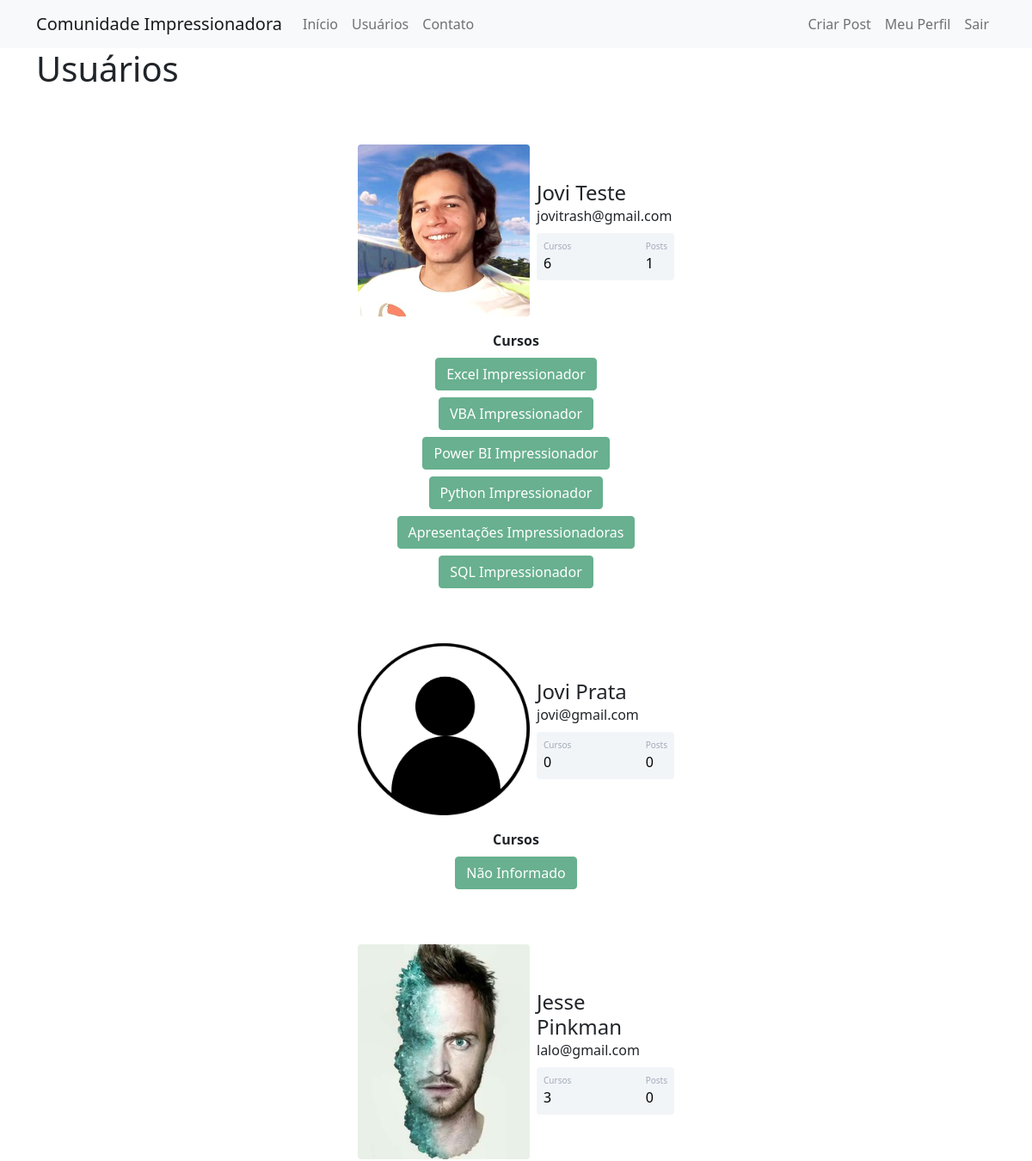
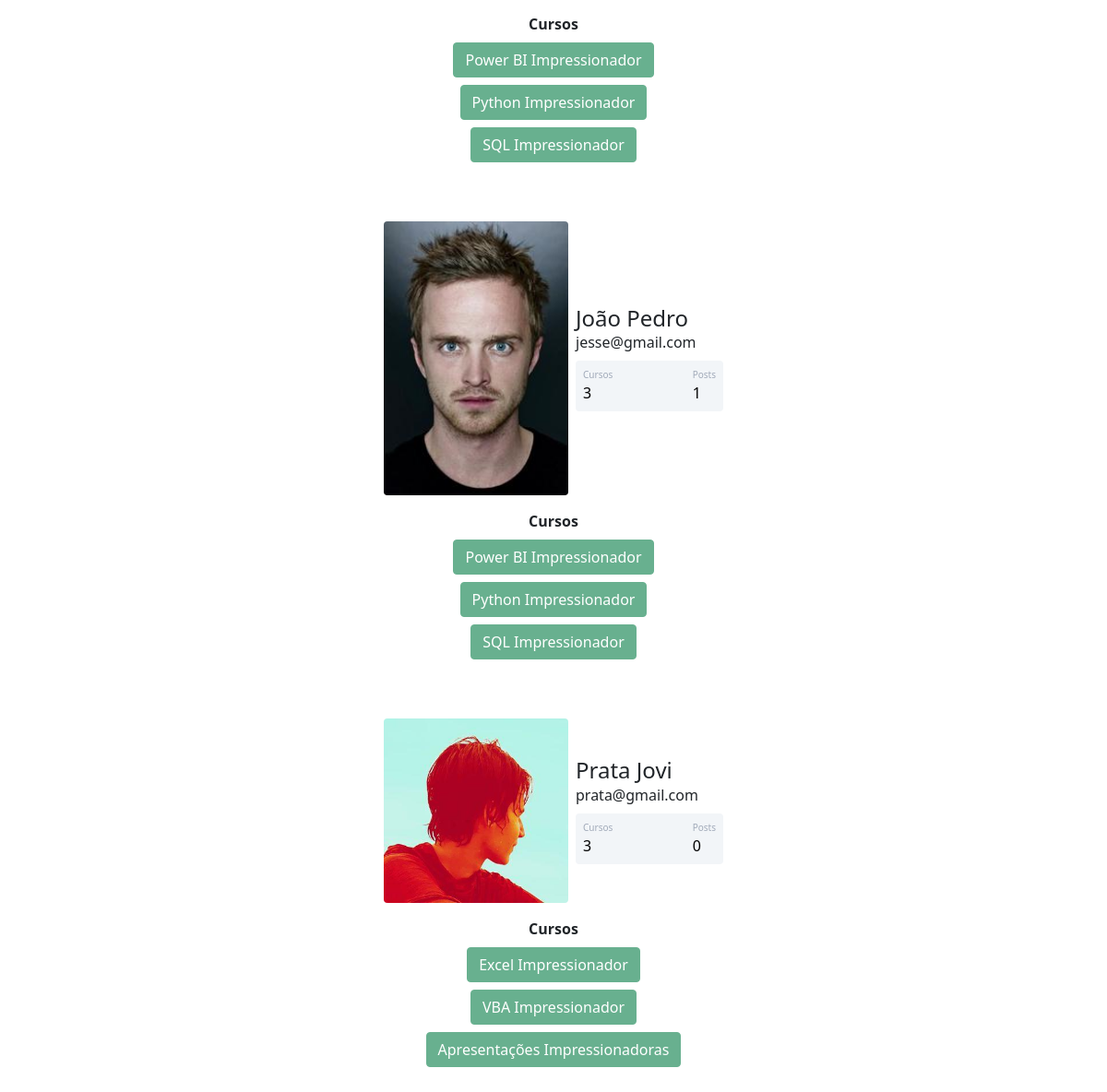
The app's page /usuarios (signed in) with its own data (2 pictures, top to bottom).
### comunidadeimpressionadora/models.py (models this page shows)
class Usuario(database.Model, UserMixin):
    id = database.Column(database.Integer, primary_key=True)
    username = database.Column(database.String, nullable=False)
    email = database.Column(database.String, nullable=False, unique=True)
    senha = database.Column(database.String, nullable=False)
    foto_perfil = database.Column(database.String, default='default.jpg')
    posts = database.relationship('Post', backref='autor', lazy=True)
    cursos = database.Column(database.String, nullable=False, default='Não Informado')
    def contar_posts(self):
        return len(self.posts)

### comunidadeimpressionadora/routes.py (the view)
@app.route('/usuarios')
@login_required
def usuarios():
    lista_usuarios = Usuario.query.all()
    return render_template('usuarios.html', lista_usuarios=lista_usuarios)

### comunidadeimpressionadora/models.py (called while the page is built)
@login_manager.user_loader
def load_usuario(id_usuario):
    return Usuario.query.get(int(id_usuario))

### comunidadeimpressionadora/templates/usuarios.html (shortened to what this page needs)
{% extends 'base.html' %}
{% block body %}
        <div class="container">
            <h1>Usuários</h1>
            {% for usuario in lista_usuarios %}
            <div class="container mt-5 d-flex justify-content-center">
                <div class="card p-3">
                    <div class="d-flex align-items-center">
                        <div class="image pe-2"> <img src="{{ url_for('static', filename='fotos_perfil/{}'.format(usuario.foto_perfil)) }}" class="rounded" width="200"> </div>
                        <div class="ml-3 w-100">
                            <h4 class="mb-0 mt-0">{{ usuario.username }}</h4> <span>{{ usuario.email }}</span>
                            <div class="p-2 mt-2 bg-primary d-flex justify-content-between rounded text-white stats">
                                {% if 'Não Informado' in usuario.cursos %}
                                    <div class="d-flex flex-column"> <span class="articles">Cursos</span> <span class="number1">0</span> </div>
                                {% else %}
                                    <div class="d-flex flex-column"> <span class="articles">Cursos</span> <span class="number1">{{ usuario.cursos.count(';') + 1 }}</span> </div>
                                {% endif %}
                                <div class="d-flex flex-column"> <span class="rating">Posts</span> <span class="number3">{{ usuario.contar_posts() }}</span> </div>
                            </div>
                        </div>
                    </div>
                </div>
            </div>
            <div class="row justify-content-center">
                <div class="col col-4" style="text-align: center">
                    <strong>Cursos</strong><br>
                    {% for curso in usuario.cursos.split(';') %}
                        <button type="button" class="btn btn-success mt-2" disabled>{{ curso }}</button>
                    {% endfor %}
                </div>
            </div>
            {% endfor %}
        </div>
{% endblock %}

### comunidadeimpressionadora/templates/base.html (shortened to what this page needs)
<!DOCTYPE html>
<html lang="pt-br">
<head>
    <link href="https://cdn.jsdelivr.net/npm/bootstrap@5.0.0-beta1/dist/css/bootstrap.min.css" rel="stylesheet">
    <link rel="stylesheet" type="text/css" href="{{ url_for('static', filename='main.css') }}">
</head>
<body>
    {% include 'navbar.html' %}
    {% block body %}
    {% endblock %}
</body>
</html>

### comunidadeimpressionadora/templates/navbar.html (shortened to what this page needs)
<nav class="navbar navbar-expand-lg navbar-light bg-light">
  <div class="container-fluid container">
    <a class="navbar-brand" href="{{ url_for('home') }}">Comunidade Impressionadora</a>
    <div class="collapse navbar-collapse" id="navbarSupportedContent">
      <ul class="navbar-nav me-auto mb-2 mb-lg-0">
        <li class="nav-item">
          <a class="nav-link" aria-current="page" href="{{ url_for('home') }}">Início</a>
        </li>
        <li class="nav-item">
          <a class="nav-link" href="{{ url_for('usuarios') }}">Usuários</a>
        </li>
        <li class="nav-item">
          <a class="nav-link" href="{{ url_for('contato') }}">Contato</a>
        </li>
      </ul>
      <ul class="d-flex navbar-nav">
        {% if current_user.is_authenticated %}
            <li class="nav-item">
              <a class="nav-link" href="{{ url_for('criar_post') }}">Criar Post</a>
            </li>
            <li class="nav-item">
              <a class="nav-link" href="{{ url_for('perfil') }}">Meu Perfil</a>
            </li>
            <li class="nav-item">
              <a class="nav-link" href="{{ url_for('sair') }}">Sair</a>
            </li>
        {% endif %}
      </ul>
    </div>
  </div>
</nav>

### comunidadeimpressionadora/static/main.css (style rules this page uses)
.card { width: 400px; border: none; border-radius: 10px; background-color: #fff }
.stats { background: #f2f5f8 !important; color: #000 !important }
.articles { font-size: 10px; color: #a1aab9 }
.number1 { font-weight: 500 }
.rating { font-size: 10px; color: #a1aab9 }
.number3 { font-weight: 500 }

### records on screen
Usuario: foto_perfil (picture), username "Jovi Teste", email "jovitrash@gmail.com", cursos "6", contar_posts "1", curso "Excel Impressionador" "VBA Impressionador" "Power BI Impressionador" "Python Impressionador" "Apresentações Impressionadoras" "SQL Impressionador"
Usuario: foto_perfil (placeholder picture), username "Jovi Prata", email "jovi@gmail.com", shows "Cursos", contar_posts "0", cursos "Não Informado"
Usuario: foto_perfil (picture), username "Jesse Pinkman", email "lalo@gmail.com", cursos "3", contar_posts "0", curso "Power BI Impressionador" "Python Impressionador" "SQL Impressionador"
Usuario: foto_perfil (picture), username "João Pedro", email "jesse@gmail.com", cursos "3", contar_posts "1", curso "Power BI Impressionador" "Python Impressionador" "SQL Impressionador"
Usuario: foto_perfil (picture), username "Prata Jovi", email "prata@gmail.com", cursos "3", contar_posts "0", curso "Excel Impressionador" "VBA Impressionador" "Apresentações Impressionadoras"
